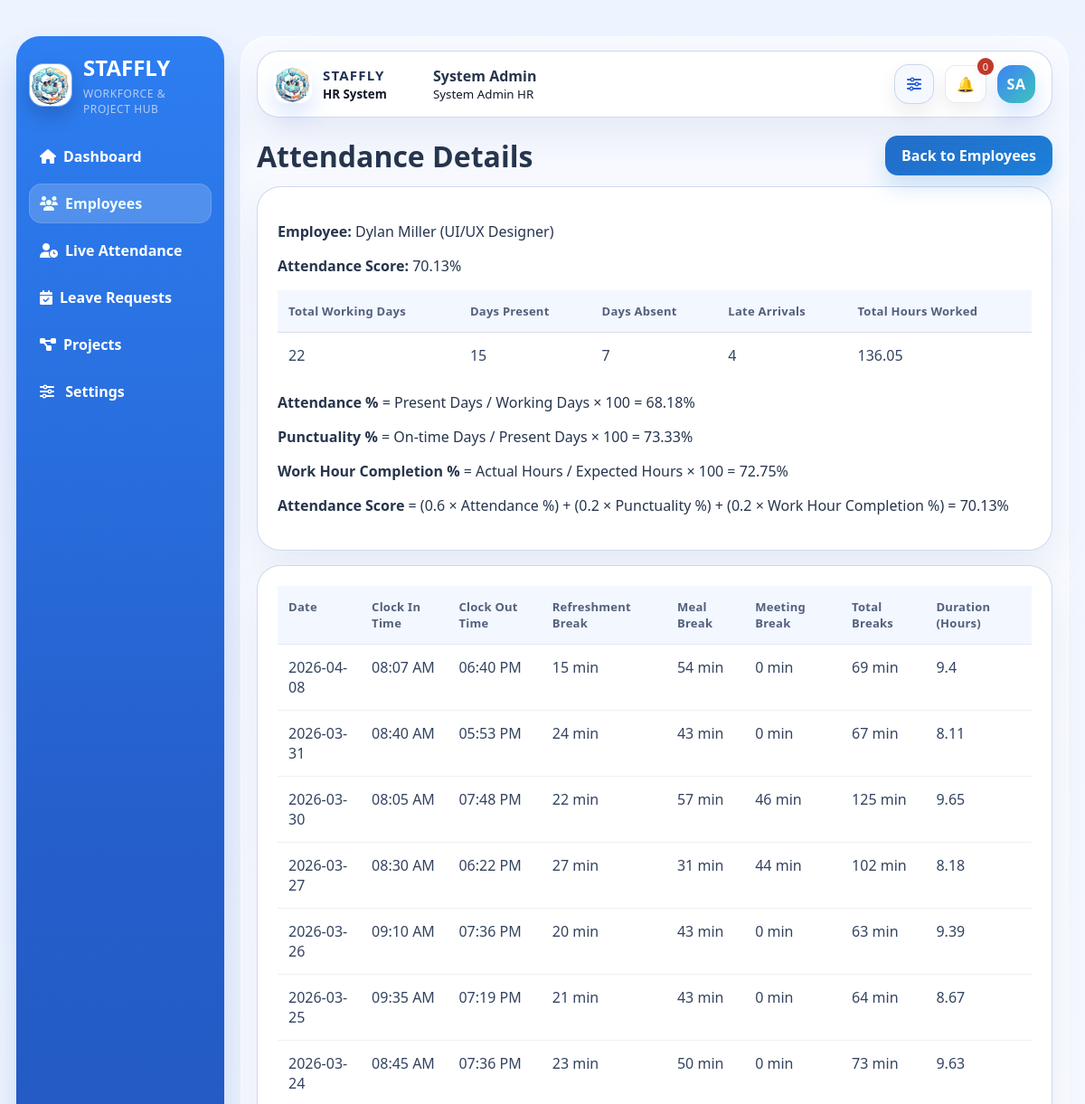
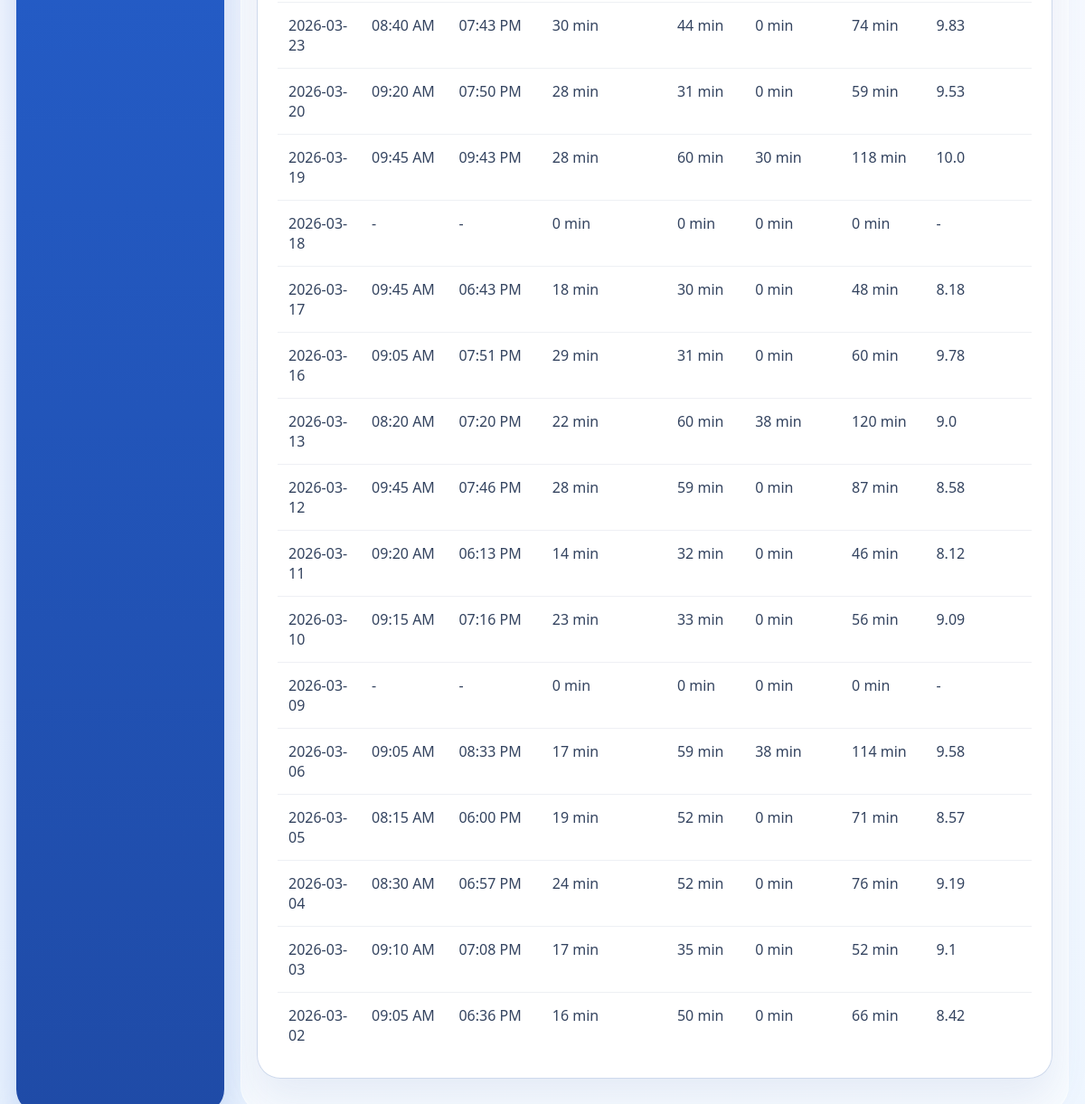
/employees/8/attendance (signed in), run on the app's committed database (2 pictures, top to bottom).
### models.py (models this page shows, shortened)
class User(db.Model):
    __tablename__ = "users"
    id = db.Column(db.Integer, primary_key=True)
    name = db.Column(db.String(120), nullable=False)
    email = db.Column(db.String(120), unique=True, nullable=False, index=True)
    password_hash = db.Column(db.String(255), nullable=False)
    role = db.Column(db.String(20), nullable=False, default="Employee")
    position = db.Column(db.String(120), nullable=False, default="Web Developer")
    department = db.Column(db.String(120), nullable=True)
    is_registered = db.Column(db.Boolean, nullable=False, default=False)
    security_code_hash = db.Column(db.String(255), nullable=True)
    project_start_alert = db.Column(db.Boolean, nullable=False, default=True)
    deadline_alert_30 = db.Column(db.Boolean, nullable=False, default=True)
    deadline_alert_15 = db.Column(db.Boolean, nullable=False, default=True)
    deadline_alert_10 = db.Column(db.Boolean, nullable=False, default=True)
    deadline_alert_5 = db.Column(db.Boolean, nullable=False, default=True)
    deadline_alert_1 = db.Column(db.Boolean, nullable=False, default=True)
    skills = db.relationship("Skill", secondary=employee_skills, back_populates="employees")
    resume_skills = db.relationship("Skill", secondary=resume_skills, back_populates="resume_employees")
    notifications = db.relationship("Notification", backref="user", lazy=True, cascade="all, delete-orphan")
    assignments = db.relationship("ProjectAssignment", backref="employee", lazy=True, cascade="all, delete-orphan")
    attendance_records = db.relationship("AttendanceRecord", backref="employee", lazy=True, cascade="all, delete-orphan")
    leave_requests = db.relationship("LeaveRequest", backref="employee", lazy=True, cascade="all, delete-orphan")
    daily_project_reports = db.relationship("DailyProjectReport", backref="employee", lazy=True, cascade="all, delete-orphan")
    past_performance_records = db.relationship(
        "PastProjectPerformance",
        backref="employee",
        lazy=True,
        cascade="all, delete-orphan",
    )
    feedback_records = db.relationship("ProjectFeedback", backref="employee", lazy=True, cascade="all, delete-orphan")

class AttendanceRecord(db.Model):
    __tablename__ = "attendance_records"
    __table_args__ = (
        db.UniqueConstraint("user_id", "record_date", name="uq_user_daily_attendance"),
    )
    id = db.Column(db.Integer, primary_key=True)
    user_id = db.Column(db.Integer, db.ForeignKey("users.id"), nullable=False, index=True)
    record_date = db.Column(db.Date, nullable=False)
    login_time = db.Column(db.DateTime, nullable=True)
    logout_time = db.Column(db.DateTime, nullable=True)
    duration_hours = db.Column(db.Float, nullable=True)
    coffee_break_minutes = db.Column(db.Integer, nullable=False, default=0)
    food_break_minutes = db.Column(db.Integer, nullable=False, default=0)
    meeting_break_minutes = db.Column(db.Integer, nullable=False, default=0)
    active_break_type = db.Column(db.String(20), nullable=True)
    break_started_at = db.Column(db.DateTime, nullable=True)
    @property
    def total_break_minutes(self):
        return (
            int(self.coffee_break_minutes or 0)
            + int(self.food_break_minutes or 0)
            + int(self.meeting_break_minutes or 0)
        )

### routes/employee_routes.py (the view)
@employee_bp.route("/<int:employee_id>/attendance")
@login_required
def attendance_detail(employee_id):
    unauthorized_redirect = _authorize_employee_detail_view(employee_id)
    if unauthorized_redirect:
        return unauthorized_redirect
    employee = User.query.get_or_404(employee_id)
    records = sorted(employee.attendance_records, key=lambda row: row.record_date, reverse=True)
    metrics = calculate_attendance_metrics(employee)
    score = metrics["attendance_score"]
    return render_template(
        "employees/attendance.html",
        employee=employee,
        records=records,
        attendance_score=score,
        attendance_metrics=metrics,
    )

### app.py (called while the page is built, shortened)
def run_daily_automation(force=False):
    global LAST_DAILY_AUTOMATION_RUN
    today = date.today()
    if not force and LAST_DAILY_AUTOMATION_RUN == today:
        return

### routes/auth_routes.py (called while the page is built)
def current_user():
    user_id = session.get("user_id")
    if not user_id:
        return None
    return User.query.get(user_id)

def _admin_user_by_email(email):
    normalized_email = (email or "").strip().lower()
    if not normalized_email:
        return None
    return User.query.filter_by(role="Admin", email=normalized_email).first()

def _admin_setup_complete(email=None):
    if email:
        admin = _admin_user_by_email(email)
        return bool(admin and admin.security_code_hash)
    for admin_email in ADMIN_EMAILS:
        admin = _admin_user_by_email(admin_email)
        if not admin or not admin.security_code_hash:
            return False
    return True

def login_required(view_func):
    @wraps(view_func)
    def wrapped(*args, **kwargs):
        if not current_user():
            flash("Please login first.", "warning")
            return redirect(url_for("auth.home"))
        return view_func(*args, **kwargs)
    return wrapped

@auth_bp.app_context_processor
def inject_auth_context():
    user = current_user()
    unread = 0
    if user:
        unread = Notification.query.filter_by(user_id=user.id, is_read=False).count()
    return {
        "current_user": user,
        "unread_count": unread,
        "admin_recent_login": session.pop("admin_recent_login", False),
        "admin_setup_complete": _admin_setup_complete(),
    }

### routes/employee_routes.py (called while the page is built)
def _authorize_employee_detail_view(employee_id):
    user = current_user()
    if user.role == "Admin":
        return None
    if user.id != employee_id:
        flash("You can only view your own score details.", "warning")
        return redirect(url_for("auth.dashboard"))
    return None

### templates/employees/attendance.html (shortened to what this page needs)
{% extends "base.html" %}
{% block content %}
<div class="page-header">
    <h1>Attendance Details</h1>
    {% if current_user.role == 'Admin' %}
    <a class="btn btn-secondary" href="{{ url_for('employees.list_employees') }}">Back to Employees</a>
    {% else %}
    <a class="btn btn-secondary" href="{{ url_for('auth.dashboard') }}">Back to Dashboard</a>
    {% endif %}
</div>
<div class="card">
    <p><strong>Employee:</strong> {{ employee.name }} ({{ employee.position }})</p>
    <p><strong>Attendance Score:</strong> {{ attendance_score }}%</p>
    <table>
        <thead>
            <tr>
                <th>Total Working Days</th>
                <th>Days Present</th>
                <th>Days Absent</th>
                <th>Late Arrivals</th>
                <th>Total Hours Worked</th>
            </tr>
        </thead>
        <tbody>
            <tr>
                <td>{{ attendance_metrics.working_days }}</td>
                <td>{{ attendance_metrics.present_days }}</td>
                <td>{{ attendance_metrics.absent_days }}</td>
                <td>{{ attendance_metrics.late_arrivals }}</td>
                <td>{{ attendance_metrics.total_hours_worked }}</td>
            </tr>
        </tbody>
    </table>
    <p><strong>Attendance %</strong> = Present Days / Working Days × 100 = {{ attendance_metrics.attendance_percentage }}%</p>
    <p><strong>Punctuality %</strong> = On-time Days / Present Days × 100 = {{ attendance_metrics.punctuality_percentage }}%</p>
    <p><strong>Work Hour Completion %</strong> = Actual Hours / Expected Hours × 100 = {{ attendance_metrics.work_hour_completion_percentage }}%</p>
    <p><strong>Attendance Score</strong> = (0.6 × Attendance %) + (0.2 × Punctuality %) + (0.2 × Work Hour Completion %) = {{ attendance_metrics.attendance_score }}%</p>
</div>
<div class="card">
    <table>
        <thead>
            <tr>
                <th>Date</th>
                <th>Clock In Time</th>
                <th>Clock Out Time</th>
                <th>Refreshment Break</th>
                <th>Meal Break</th>
                <th>Meeting Break</th>
                <th>Total Breaks</th>
                <th>Duration (Hours)</th>
            </tr>
        </thead>
        <tbody>
            {% for row in records %}
            <tr>
                <td>{{ row.record_date.strftime('%Y-%m-%d') }}</td>
                <td>{{ row.login_time.strftime('%I:%M %p') if row.login_time else '-' }}</td>
                <td>{{ row.logout_time.strftime('%I:%M %p') if row.logout_time else '-' }}</td>
                <td>{{ row.coffee_break_minutes or 0 }} min</td>
                <td>{{ row.food_break_minutes or 0 }} min</td>
                <td>{{ row.meeting_break_minutes or 0 }} min</td>
                <td>{{ row.total_break_minutes }} min</td>
                <td>{{ row.duration_hours|round(2) if row.duration_hours is not none else '-' }}</td>
            </tr>
            {% else %}
            <tr><td colspan="8">No attendance records found.</td></tr>
            {% endfor %}
        </tbody>
    </table>
</div>
{% endblock %}

### templates/base.html (shortened to what this page needs)
﻿<!doctype html>
<html lang="en">
<head>
    <link rel="stylesheet" href="{{ url_for('static', filename='css/style.css') }}">
    <link rel="stylesheet" href="https://cdnjs.cloudflare.com/ajax/libs/font-awesome/6.5.2/css/all.min.css">
</head>
<body data-admin-authenticated="{% if current_user and current_user.role == 'Admin' %}1{% else %}0{% endif %}">
    {% if current_user %}
    <div class="app-layout">
        <aside class="sidebar">
            <div class="brand-lockup">
                <img src="{{ url_for('static', filename='img/staffly-logo.jpeg') }}" alt="STAFFLY logo" class="brand-logo">
                <div class="brand-copy">
                    <h2>STAFFLY</h2>
                    <small>Workforce & Project Hub</small>
                </div>
            </div>
            <nav class="nav-links">
                <a href="{{ url_for('auth.dashboard') }}" class="{% if request.endpoint == 'auth.dashboard' %}active-nav{% endif %}"><i class="fa-solid fa-house"></i>Dashboard</a>
                {% if current_user.role == 'Admin' %}
                <a href="{{ url_for('employees.list_employees') }}" class="{% if request.endpoint in ['employees.list_employees', 'employees.add_employee', 'employees.employee_detail', 'employees.overall_scores_detail', 'employees.attendance_detail', 'employees.performance_detail', 'employees.skill_score_detail', 'employees.employee_project_details'] %}active-nav{% endif %}"><i class="fa-solid fa-users"></i>Employees</a>
                <a href="{{ url_for('employees.live_attendance') }}" class="{% if request.endpoint == 'employees.live_attendance' %}active-nav{% endif %}"><i class="fa-solid fa-user-clock"></i>Live Attendance</a>
                <a href="{{ url_for('employees.admin_leave_requests') }}" class=""><i class="fa-solid fa-calendar-check"></i>Leave Requests</a>
                {% endif %}
                <a href="{{ url_for('projects.list_projects') }}" class=""><i class="fa-solid fa-diagram-project"></i>{% if current_user.role == 'Admin' %}Projects{% else %}My Projects{% endif %}</a>
                <a href="{{ url_for('auth.settings') }}" class="{% if request.endpoint == 'auth.settings' %}active-nav{% endif %}"><i class="fa-solid fa-sliders"></i> Settings</a>
            </nav>
        </aside>
        <main class="main-content">
            <header class="topbar">
                <div class="topbar-brand">
                    <img src="{{ url_for('static', filename='img/staffly-logo.jpeg') }}" alt="STAFFLY logo" class="topbar-brand-logo">
                    <div class="topbar-brand-copy">
                        <strong>STAFFLY</strong>
                        <small>HR System</small>
                    </div>
                </div>
                <div class="topbar-user">
                    <strong>{{ current_user.name }}</strong>
                    {% if current_user.role == 'Admin' %}
                    <small>System Admin HR</small>
                    {% else %}
                    <small>{{ current_user.position }} | {{ current_user.role }}</small>
                    {% endif %}
                </div>
                <div class="topbar-actions">
                    <a class="topbar-icon-btn" href="{{ url_for('auth.settings') }}" title="Open settings" aria-label="Open settings">
                        <i class="fa-solid fa-sliders"></i>
                    </a>
                    <div class="notification-wrapper">
                        <a id="notificationBellLink" class="bell-btn bell-link" href="{{ url_for('projects.notifications_page') }}" title="Open all notifications" aria-label="Open all notifications">🔔</a>
                        <button id="notificationCountBtn" class="notification-count-btn notification-badge-btn" type="button" title="Show unread notifications" aria-label="Show unread notifications">
                            <span id="notificationCount">{{ unread_count }}</span>
                        </button>
                    </div>
                    <div class="profile-menu-wrap">
                    <button id="profileMenuToggle" class="topbar-avatar topbar-avatar-btn" type="button" aria-expanded="false" aria-controls="profileMenuPanel" aria-label="Open profile menu">
                        {{ current_user.name.split()[0][0] }}{% if current_user.name.split()|length > 1 %}{{ current_user.name.split()[-1][0] }}{% endif %}
                    </button>
                    </div>
                </div>
            </header>
            {% block content %}{% endblock %}
        </main>
    </div>
    {% else %}
        {% block public_content %}{% endblock %}
    {% endif %}
</body>
</html>

### data on the page
User: name "System Admin", name "S", name "A"
User: name "Dylan Miller", position "UI/UX Designer"
AttendanceRecord: record_date "2026-04-08", login_time "08:07 AM", logout_time "06:40 PM", coffee_break_minutes "15", food_break_minutes "54", meeting_break_minutes "0", total_break_minutes "69", duration_hours "9.4"
AttendanceRecord: record_date "2026-03-31", login_time "08:40 AM", logout_time "05:53 PM", coffee_break_minutes "24", food_break_minutes "43", meeting_break_minutes "0", total_break_minutes "67", duration_hours "8.11"
AttendanceRecord: record_date "2026-03-30", login_time "08:05 AM", logout_time "07:48 PM", coffee_break_minutes "22", food_break_minutes "57", meeting_break_minutes "46", total_break_minutes "125", duration_hours "9.65"
AttendanceRecord: record_date "2026-03-27", login_time "08:30 AM", logout_time "06:22 PM", coffee_break_minutes "27", food_break_minutes "31", meeting_break_minutes "44", total_break_minutes "102", duration_hours "8.18"
AttendanceRecord: record_date "2026-03-26", login_time "09:10 AM", logout_time "07:36 PM", coffee_break_minutes "20", food_break_minutes "43", meeting_break_minutes "0", total_break_minutes "63", duration_hours "9.39"
AttendanceRecord: record_date "2026-03-25", login_time "09:35 AM", logout_time "07:19 PM", coffee_break_minutes "21", food_break_minutes "43", meeting_break_minutes "0", total_break_minutes "64", duration_hours "8.67"
AttendanceRecord: record_date "2026-03-24", login_time "08:45 AM", logout_time "07:36 PM", coffee_break_minutes "23", food_break_minutes "50", meeting_break_minutes "0", total_break_minutes "73", duration_hours "9.63"
AttendanceRecord: record_date "2026-03-23", login_time "08:40 AM", logout_time "07:43 PM", coffee_break_minutes "30", food_break_minutes "44", meeting_break_minutes "0", total_break_minutes "74", duration_hours "9.83"
AttendanceRecord: record_date "2026-03-20", login_time "09:20 AM", logout_time "07:50 PM", coffee_break_minutes "28", food_break_minutes "31", meeting_break_minutes "0", total_break_minutes "59", duration_hours "9.53"
AttendanceRecord: record_date "2026-03-19", login_time "09:45 AM", logout_time "09:43 PM", coffee_break_minutes "28", food_break_minutes "60", meeting_break_minutes "30", total_break_minutes "118", duration_hours "10.0"
AttendanceRecord: record_date "2026-03-18", login_time "-", logout_time "-", coffee_break_minutes "0", food_break_minutes "0", meeting_break_minutes "0", total_break_minutes "0", duration_hours "-"
AttendanceRecord: record_date "2026-03-17", login_time "09:45 AM", logout_time "06:43 PM", coffee_break_minutes "18", food_break_minutes "30", meeting_break_minutes "0", total_break_minutes "48", duration_hours "8.18"
AttendanceRecord: record_date "2026-03-16", login_time "09:05 AM", logout_time "07:51 PM", coffee_break_minutes "29", food_break_minutes "31", meeting_break_minutes "0", total_break_minutes "60", duration_hours "9.78"
AttendanceRecord: record_date "2026-03-13", login_time "08:20 AM", logout_time "07:20 PM", coffee_break_minutes "22", food_break_minutes "60", meeting_break_minutes "38", total_break_minutes "120", duration_hours "9.0"
AttendanceRecord: record_date "2026-03-12", login_time "09:45 AM", logout_time "07:46 PM", coffee_break_minutes "28", food_break_minutes "59", meeting_break_minutes "0", total_break_minutes "87", duration_hours "8.58"
AttendanceRecord: record_date "2026-03-11", login_time "09:20 AM", logout_time "06:13 PM", coffee_break_minutes "14", food_break_minutes "32", meeting_break_minutes "0", total_break_minutes "46", duration_hours "8.12"
AttendanceRecord: record_date "2026-03-10", login_time "09:15 AM", logout_time "07:16 PM", coffee_break_minutes "23", food_break_minutes "33", meeting_break_minutes "0", total_break_minutes "56", duration_hours "9.09"
AttendanceRecord: record_date "2026-03-09", login_time "-", logout_time "-", coffee_break_minutes "0", food_break_minutes "0", meeting_break_minutes "0", total_break_minutes "0", duration_hours "-"
AttendanceRecord: record_date "2026-03-06", login_time "09:05 AM", logout_time "08:33 PM", coffee_break_minutes "17", food_break_minutes "59", meeting_break_minutes "38", total_break_minutes "114", duration_hours "9.58"
AttendanceRecord: record_date "2026-03-05", login_time "08:15 AM", logout_time "06:00 PM", coffee_break_minutes "19", food_break_minutes "52", meeting_break_minutes "0", total_break_minutes "71", duration_hours "8.57"
AttendanceRecord: record_date "2026-03-04", login_time "08:30 AM", logout_time "06:57 PM", coffee_break_minutes "24", food_break_minutes "52", meeting_break_minutes "0", total_break_minutes "76", duration_hours "9.19"
AttendanceRecord: record_date "2026-03-03", login_time "09:10 AM", logout_time "07:08 PM", coffee_break_minutes "17", food_break_minutes "35", meeting_break_minutes "0", total_break_minutes "52", duration_hours "9.1"
AttendanceRecord: record_date "2026-03-02", login_time "09:05 AM", logout_time "06:36 PM", coffee_break_minutes "16", food_break_minutes "50", meeting_break_minutes "0", total_break_minutes "66", duration_hours "8.42"

### other printed values
{{ unread_count }} "0"
{{ attendance_score }} "70.13"
{{ attendance_metrics.working_days }} "22"
{{ attendance_metrics.present_days }} "15"
{{ attendance_metrics.absent_days }} "7"
{{ attendance_metrics.late_arrivals }} "4"
{{ attendance_metrics.total_hours_worked }} "136.05"
{{ attendance_metrics.attendance_percentage }} "68.18"
{{ attendance_metrics.punctuality_percentage }} "73.33"
{{ attendance_metrics.work_hour_completion_percentage }} "72.75"
{{ attendance_metrics.attendance_score }} "70.13"
